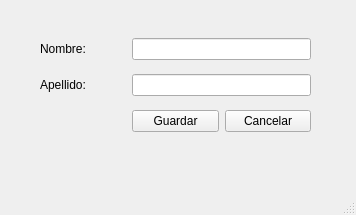
<?xml version="1.0" encoding="UTF-8"?>
<ui version="4.0">
 <class>MainWindow</class>
 <widget class="QMainWindow" name="MainWindow">
  <property name="geometry">
   <rect>
    <x>0</x>
    <y>0</y>
    <width>356</width>
    <height>215</height>
   </rect>
  </property>
  <property name="windowTitle">
   <string>Persona</string>
  </property>
  <widget class="QWidget" name="centralwidget">
   <widget class="QWidget" name="gridLayoutWidget">
    <property name="geometry">
     <rect>
      <x>40</x>
      <y>30</y>
      <width>271</width>
      <height>110</height>
     </rect>
    </property>
    <layout class="QGridLayout" name="gridLayout">
     <item row="3" column="2">
      <widget class="QPushButton" name="cancelar_btn">
       <property name="text">
        <string>Cancelar</string>
       </property>
      </widget>
     </item>
     <item row="0" column="0">
      <widget class="QLabel" name="nombre_lbl">
       <property name="text">
        <string>Nombre:</string>
       </property>
      </widget>
     </item>
     <item row="1" column="0">
      <widget class="QLabel" name="apellido_lbl">
       <property name="text">
        <string>Apellido:</string>
       </property>
      </widget>
     </item>
     <item row="0" column="1" colspan="2">
      <widget class="QLineEdit" name="nombre_txt">
       <property name="cursorPosition">
        <number>0</number>
       </property>
      </widget>
     </item>
     <item row="1" column="1" colspan="2">
      <widget class="QLineEdit" name="apellido_txt">
       <property name="cursorPosition">
        <number>0</number>
       </property>
      </widget>
     </item>
     <item row="3" column="1">
      <widget class="QPushButton" name="guardar_btn">
       <property name="text">
        <string>Guardar</string>
       </property>
      </widget>
     </item>
    </layout>
   </widget>
  </widget>
  <widget class="QMenuBar" name="menubar">
   <property name="geometry">
    <rect>
     <x>0</x>
     <y>0</y>
     <width>356</width>
     <height>23</height>
    </rect>
   </property>
  </widget>
  <widget class="QStatusBar" name="statusbar"/>
 </widget>
 <resources/>
 <connections/>
</ui>
